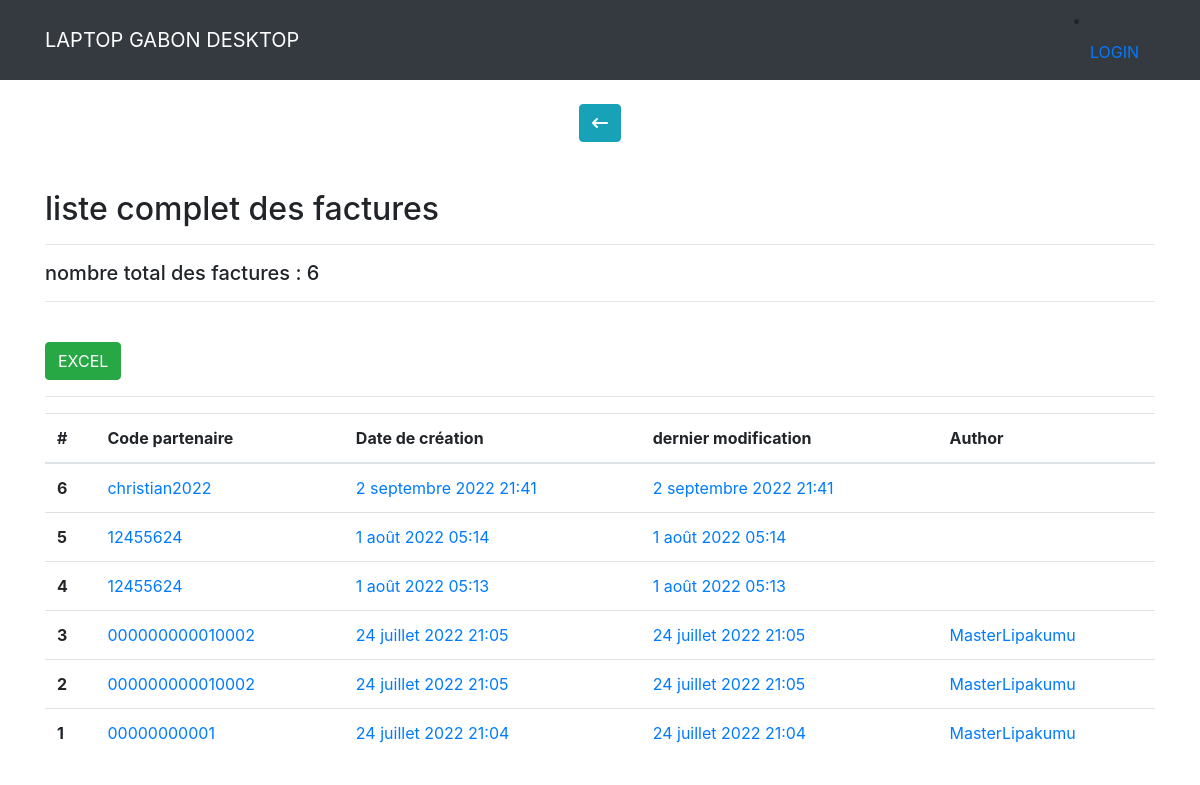
Page /document-client/facture/ on the committed database.
### docuclient/models.py (models this page shows, shortened)
class Facture(models.Model):
    NATION = [
        ('National', 'National'),
        ('International', 'International'),
    ]
    TYPEPAYMENT = [
        ('A échéance','A échéance'),
        ('Définis dans le contrat','Définis dans le contrat'),
        ('Journalier, hebdomadaire, mensuel','Journalier, hebdomadaire, mensuel'),
    ]
    partenary_code = models.CharField(max_length = 200, blank = True, null=True)
    reduction_number = models.FloatField(blank = True, null=True)
    payment_modality = models.CharField(choices=TYPEPAYMENT, blank=True, null=True, max_length=200)
    modalite_paiement = models.FloatField(blank=True, null=True)
    date_created = models.DateTimeField(auto_now_add = True)
    last_updated = models.DateTimeField(auto_now = True)
    author = models.ForeignKey(User, on_delete=models.CASCADE, null=True, blank=False )
    nation_choices = models.CharField(choices=NATION, blank=True, null=True, max_length=100)
    active = models.BooleanField(default=False)
    livraison = models.CharField(null=True, blank=True, max_length=200)
    article = GenericRelation(Articles, related_query_name='article_in_facture',
    content_type_field='content_type_fk', object_id_field='object_primary_key',)

### docuclient/views.py (the view)
# urls.py: path('facture/', FactureClientList, name="facture"),
def FactureClientList(request):
    factures = Facture.objects.all().order_by('-date_created')
    factures = list(factures)
    total_number = Facture.objects.all().count()
    context = {"factures": factures, "total_number":total_number}
    return render(request, "docuclient/facture_list.html", context)

### templates/docuclient/facture_list.html
{% extends 'base.html' %}
{% block content %}
<br>
<div class="content d-flex justify-content-around">
  <div class="column">
      <a href="{% url 'alldocuments'%}"><button type="button" class="btn btn-info"><i class="fa-solid fa-arrow-left-long"></i></button></a>
  </div>
</div>
<br>
<div class="content">
    <br>
    <h2> liste complet des factures</h2><hr>
    <h5> nombre total des factures : {{total_number}}</h5><hr>
    <br>
    <button onclick="HtmlTOExcel('xls')" class="btn btn-success">EXCEL</button>
    <br>
    <hr>
    <table id="tableToExcel" class="table">
      <thead>
        <tr>
          <th scope="col">#</th>
          <th scope="col">Code partenaire </th>
          <th scope="col">Date de création</th>
          <th scope="col">dernier modification </th>
          <th scope="col">Author</th>
        </tr>
      </thead>
      <tbody>
        {% for i in factures %}
        <tr>
          <th scope="row">{{i.id}}</th>
          <td><a href="{% url 'facture-Detail' i.id %}">{{i.partenary_code}}</a></td>
          <td><a href="{% url 'facture-Detail' i.id %}">{{i.date_created}}</a></td>
          <td><a href="{% url 'facture-Detail' i.id %}">{{i.last_updated}}</a></td>
          <td><a href="{% url 'facture-Detail' i.id %}">{{i.author.username}}</a></td>
        </tr>
        {% empty %}
        <p> ouh là là vous n'avez pas encore de facture enregistre </p>
      {% endfor %}
      </tbody>
    </table>
</div>
{% endblock content %}

### rows in the picture
Facture: id "6", partenary_code "christian2022", date_created "2 septembre 2022 21:41", last_updated "2 septembre 2022 21:41"
Facture: id "5", partenary_code "12455624", date_created "1 août 2022 05:14", last_updated "1 août 2022 05:14"
Facture: id "4", partenary_code "12455624", date_created "1 août 2022 05:13", last_updated "1 août 2022 05:13"
Facture: id "3", partenary_code "000000000010002", date_created "24 juillet 2022 21:05", last_updated "24 juillet 2022 21:05", author.username "MasterLipakumu"
Facture: id "2", partenary_code "000000000010002", date_created "24 juillet 2022 21:05", last_updated "24 juillet 2022 21:05", author.username "MasterLipakumu"
Facture: id "1", partenary_code "00000000001", date_created "24 juillet 2022 21:04", last_updated "24 juillet 2022 21:04", author.username "MasterLipakumu"

### other values in the picture
{{ total_number }} "6"
